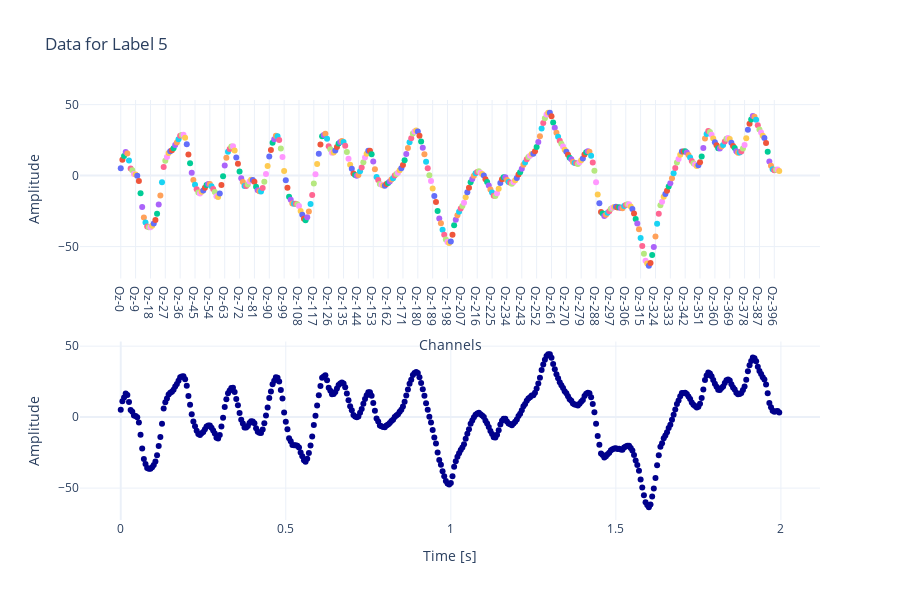

Notebook code for this chart:
### Code cell
import plotly.graph_objs as go
import plotly.subplots as sp

color1 = dict(color='rgb(70, 130, 180)')
color2 = dict(color='rgb(0, 0, 139)')

# Sampling frequency
fs = 200  # Hz

# Create time array
time = jnp.arange(len(data)) / fs

# Assuming first_row_with_label_2 is your filtered row
fig = sp.make_subplots(rows=2, cols=1)

for col, value in data.items():
    fig.add_trace(go.Scatter(x=[col], y=[value], mode='markers', name=col), row=1, col=1)
fig.update_xaxes(title_text="Channels", row=1, col=1)
fig.update_yaxes(title_text="Amplitude", row=1, col=1)
    
fig.add_trace(go.Scatter(x=time, y=data.values, mode='markers', line=color2), row=2, col=1)
fig.update_xaxes(title_text="Time [s]", row=2, col=1)
fig.update_yaxes(title_text="Amplitude", row=2, col=1)

fig.update_traces(showlegend=False)
fig.update_layout(height=600, title=f'Data for Label {int(Oz_label2.iloc[0])}', template="plotly_white")
fig.show()
